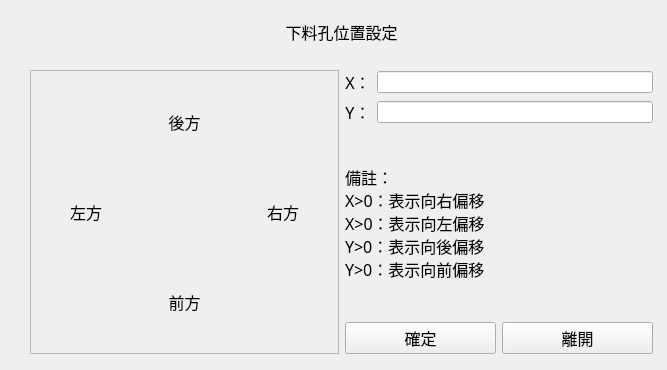
<?xml version="1.0" encoding="UTF-8"?>
<ui version="4.0">
 <class>Form</class>
 <widget class="QWidget" name="Form">
  <property name="geometry">
   <rect>
    <x>0</x>
    <y>0</y>
    <width>667</width>
    <height>370</height>
   </rect>
  </property>
  <property name="mouseTracking">
   <bool>false</bool>
  </property>
  <property name="windowTitle">
   <string>Form</string>
  </property>
  <widget class="QWidget" name="layoutWidget">
   <property name="geometry">
    <rect>
     <x>30</x>
     <y>20</y>
     <width>623</width>
     <height>334</height>
    </rect>
   </property>
   <layout class="QGridLayout" name="gridLayout_3">
    <item row="0" column="0" colspan="2">
     <widget class="QLabel" name="label_8">
      <property name="font">
       <font>
        <family>微軟正黑體</family>
        <pointsize>12</pointsize>
       </font>
      </property>
      <property name="text">
       <string>下料孔位置設定</string>
      </property>
      <property name="alignment">
       <set>Qt::AlignCenter</set>
      </property>
     </widget>
    </item>
    <item row="1" column="0">
     <spacer name="horizontalSpacer">
      <property name="orientation">
       <enum>Qt::Horizontal</enum>
      </property>
      <property name="sizeHint" stdset="0">
       <size>
        <width>40</width>
        <height>20</height>
       </size>
      </property>
     </spacer>
    </item>
    <item row="2" column="1">
     <layout class="QGridLayout" name="gridLayout_2">
      <item row="2" column="0" colspan="2">
       <widget class="QLabel" name="label_9">
        <property name="sizePolicy">
         <sizepolicy hsizetype="Preferred" vsizetype="Expanding">
          <horstretch>0</horstretch>
          <verstretch>0</verstretch>
         </sizepolicy>
        </property>
        <property name="font">
         <font>
          <family>微軟正黑體</family>
          <pointsize>12</pointsize>
         </font>
        </property>
        <property name="text">
         <string>備註：
X&gt;0：表示向右偏移
X&gt;0：表示向左偏移
Y&gt;0：表示向後偏移
Y&gt;0：表示向前偏移</string>
        </property>
       </widget>
      </item>
      <item row="1" column="0">
       <widget class="QLabel" name="label_7">
        <property name="font">
         <font>
          <family>微軟正黑體</family>
          <pointsize>12</pointsize>
         </font>
        </property>
        <property name="text">
         <string>Y：</string>
        </property>
        <property name="alignment">
         <set>Qt::AlignCenter</set>
        </property>
       </widget>
      </item>
      <item row="0" column="1">
       <widget class="QLineEdit" name="X"/>
      </item>
      <item row="1" column="1">
       <widget class="QLineEdit" name="Y"/>
      </item>
      <item row="0" column="0">
       <widget class="QLabel" name="label_6">
        <property name="font">
         <font>
          <family>微軟正黑體</family>
          <pointsize>12</pointsize>
         </font>
        </property>
        <property name="text">
         <string>X：</string>
        </property>
        <property name="alignment">
         <set>Qt::AlignCenter</set>
        </property>
       </widget>
      </item>
      <item row="3" column="0" colspan="2">
       <layout class="QHBoxLayout" name="horizontalLayout">
        <item>
         <widget class="QPushButton" name="setup">
          <property name="sizePolicy">
           <sizepolicy hsizetype="Preferred" vsizetype="Fixed">
            <horstretch>0</horstretch>
            <verstretch>0</verstretch>
           </sizepolicy>
          </property>
          <property name="font">
           <font>
            <family>微軟正黑體</family>
            <pointsize>12</pointsize>
           </font>
          </property>
          <property name="text">
           <string>確定</string>
          </property>
         </widget>
        </item>
        <item>
         <widget class="QPushButton" name="esc">
          <property name="sizePolicy">
           <sizepolicy hsizetype="Preferred" vsizetype="Fixed">
            <horstretch>0</horstretch>
            <verstretch>0</verstretch>
           </sizepolicy>
          </property>
          <property name="font">
           <font>
            <family>微軟正黑體</family>
            <pointsize>12</pointsize>
           </font>
          </property>
          <property name="text">
           <string>離開</string>
          </property>
         </widget>
        </item>
       </layout>
      </item>
     </layout>
    </item>
    <item row="2" column="0">
     <widget class="QFrame" name="frame">
      <property name="styleSheet">
       <string notr="true">#frame{
	border: 1px solid block；
}
</string>
      </property>
      <property name="frameShape">
       <enum>QFrame::StyledPanel</enum>
      </property>
      <property name="frameShadow">
       <enum>QFrame::Raised</enum>
      </property>
      <layout class="QGridLayout" name="gridLayout_4">
       <item row="0" column="0">
        <layout class="QGridLayout" name="gridLayout">
         <item row="0" column="1">
          <widget class="QLabel" name="label_2">
           <property name="font">
            <font>
             <family>微軟正黑體</family>
             <pointsize>12</pointsize>
            </font>
           </property>
           <property name="focusPolicy">
            <enum>Qt::NoFocus</enum>
           </property>
           <property name="contextMenuPolicy">
            <enum>Qt::DefaultContextMenu</enum>
           </property>
           <property name="layoutDirection">
            <enum>Qt::LeftToRight</enum>
           </property>
           <property name="text">
            <string>後方</string>
           </property>
           <property name="alignment">
            <set>Qt::AlignCenter</set>
           </property>
          </widget>
         </item>
         <item row="1" column="0">
          <widget class="QLabel" name="label_3">
           <property name="font">
            <font>
             <family>微軟正黑體</family>
             <pointsize>12</pointsize>
            </font>
           </property>
           <property name="text">
            <string>左方</string>
           </property>
           <property name="alignment">
            <set>Qt::AlignCenter</set>
           </property>
          </widget>
         </item>
         <item row="1" column="1">
          <widget class="QLabel" name="picture">
           <property name="text">
            <string/>
           </property>
           <property name="pixmap">
            <pixmap>feeding_hole_A.png</pixmap>
           </property>
           <property name="scaledContents">
            <bool>true</bool>
           </property>
          </widget>
         </item>
         <item row="1" column="2">
          <widget class="QLabel" name="label_5">
           <property name="font">
            <font>
             <family>微軟正黑體</family>
             <pointsize>12</pointsize>
            </font>
           </property>
           <property name="text">
            <string>右方</string>
           </property>
           <property name="alignment">
            <set>Qt::AlignCenter</set>
           </property>
          </widget>
         </item>
         <item row="2" column="1">
          <widget class="QLabel" name="label_4">
           <property name="font">
            <font>
             <family>微軟正黑體</family>
             <pointsize>12</pointsize>
            </font>
           </property>
           <property name="text">
            <string>前方</string>
           </property>
           <property name="alignment">
            <set>Qt::AlignCenter</set>
           </property>
          </widget>
         </item>
        </layout>
       </item>
      </layout>
     </widget>
    </item>
   </layout>
  </widget>
 </widget>
 <resources/>
 <connections/>
</ui>
